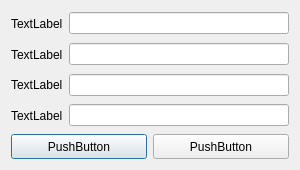
<?xml version="1.0" encoding="UTF-8"?>
<ui version="4.0">
 <class>SettingsDialog</class>
 <widget class="QDialog" name="SettingsDialog">
  <property name="geometry">
   <rect>
    <x>0</x>
    <y>0</y>
    <width>300</width>
    <height>170</height>
   </rect>
  </property>
  <property name="font">
   <font>
    <stylestrategy>PreferAntialias</stylestrategy>
   </font>
  </property>
  <property name="windowTitle">
   <string>SettingsDialog</string>
  </property>
  <layout class="QVBoxLayout" name="verticalLayout">
   <item>
    <widget class="QWidget" name="widget_5" native="true">
     <layout class="QHBoxLayout" name="horizontalLayout_5">
      <property name="leftMargin">
       <number>0</number>
      </property>
      <property name="topMargin">
       <number>0</number>
      </property>
      <property name="rightMargin">
       <number>0</number>
      </property>
      <property name="bottomMargin">
       <number>0</number>
      </property>
      <item>
       <widget class="QLabel" name="indexTextLabel">
        <property name="text">
         <string>TextLabel</string>
        </property>
       </widget>
      </item>
      <item>
       <widget class="QLineEdit" name="indexLineEdit"/>
      </item>
     </layout>
    </widget>
   </item>
   <item>
    <widget class="QWidget" name="widget" native="true">
     <layout class="QHBoxLayout" name="horizontalLayout">
      <property name="leftMargin">
       <number>0</number>
      </property>
      <property name="topMargin">
       <number>0</number>
      </property>
      <property name="rightMargin">
       <number>0</number>
      </property>
      <property name="bottomMargin">
       <number>0</number>
      </property>
      <item>
       <widget class="QLabel" name="runHotkeyTextLabel">
        <property name="text">
         <string>TextLabel</string>
        </property>
       </widget>
      </item>
      <item>
       <widget class="KeyCombinationInputer" name="runHotkeyInputer"/>
      </item>
     </layout>
    </widget>
   </item>
   <item>
    <widget class="QWidget" name="widget_2" native="true">
     <layout class="QHBoxLayout" name="horizontalLayout_2">
      <property name="leftMargin">
       <number>0</number>
      </property>
      <property name="topMargin">
       <number>0</number>
      </property>
      <property name="rightMargin">
       <number>0</number>
      </property>
      <property name="bottomMargin">
       <number>0</number>
      </property>
      <item>
       <widget class="QLabel" name="stopHotkeyTextLabel">
        <property name="text">
         <string>TextLabel</string>
        </property>
       </widget>
      </item>
      <item>
       <widget class="KeyCombinationInputer" name="stopHotkeyInputer"/>
      </item>
     </layout>
    </widget>
   </item>
   <item>
    <widget class="QWidget" name="widget_3" native="true">
     <layout class="QHBoxLayout" name="horizontalLayout_4">
      <property name="leftMargin">
       <number>0</number>
      </property>
      <property name="topMargin">
       <number>0</number>
      </property>
      <property name="rightMargin">
       <number>0</number>
      </property>
      <property name="bottomMargin">
       <number>0</number>
      </property>
      <item>
       <widget class="QLabel" name="serverUrlTextLabel">
        <property name="text">
         <string>TextLabel</string>
        </property>
       </widget>
      </item>
      <item>
       <widget class="QLineEdit" name="serverUrlLineEdit"/>
      </item>
     </layout>
    </widget>
   </item>
   <item>
    <widget class="QWidget" name="widget_4" native="true">
     <layout class="QHBoxLayout" name="horizontalLayout_3">
      <property name="leftMargin">
       <number>0</number>
      </property>
      <property name="topMargin">
       <number>0</number>
      </property>
      <property name="rightMargin">
       <number>0</number>
      </property>
      <property name="bottomMargin">
       <number>0</number>
      </property>
      <item>
       <widget class="QPushButton" name="confirmButton">
        <property name="sizePolicy">
         <sizepolicy hsizetype="Minimum" vsizetype="Preferred">
          <horstretch>0</horstretch>
          <verstretch>0</verstretch>
         </sizepolicy>
        </property>
        <property name="text">
         <string>PushButton</string>
        </property>
       </widget>
      </item>
      <item>
       <widget class="QPushButton" name="cancelButton">
        <property name="sizePolicy">
         <sizepolicy hsizetype="Minimum" vsizetype="Preferred">
          <horstretch>0</horstretch>
          <verstretch>0</verstretch>
         </sizepolicy>
        </property>
        <property name="text">
         <string>PushButton</string>
        </property>
       </widget>
      </item>
     </layout>
    </widget>
   </item>
  </layout>
 </widget>
 <customwidgets>
  <customwidget>
   <class>KeyCombinationInputer</class>
   <extends>QLineEdit</extends>
   <header location="global">app/keycombination_inputer.h</header>
  </customwidget>
 </customwidgets>
 <resources/>
 <connections/>
</ui>
